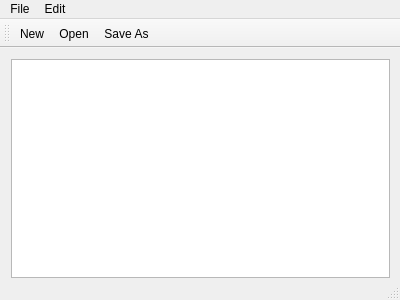
<?xml version="1.0" encoding="UTF-8"?>
<ui version="4.0">
 <class>MainWindow</class>
 <widget class="QMainWindow" name="MainWindow">
  <property name="geometry">
   <rect>
    <x>0</x>
    <y>0</y>
    <width>400</width>
    <height>300</height>
   </rect>
  </property>
  <property name="windowTitle">
   <string>MainWindow</string>
  </property>
  <widget class="QWidget" name="centralWidget">
   <widget class="QWidget" name="verticalLayoutWidget">
    <property name="geometry">
     <rect>
      <x>0</x>
      <y>0</y>
      <width>401</width>
      <height>241</height>
     </rect>
    </property>
    <layout class="QVBoxLayout" name="verticalLayout">
     <item>
      <widget class="QTextEdit" name="textEdit"/>
     </item>
    </layout>
   </widget>
  </widget>
  <widget class="QMenuBar" name="menuBar">
   <property name="geometry">
    <rect>
     <x>0</x>
     <y>0</y>
     <width>400</width>
     <height>24</height>
    </rect>
   </property>
   <widget class="QMenu" name="menuFile">
    <property name="title">
     <string>File</string>
    </property>
    <addaction name="actionNew"/>
    <addaction name="actionOpen"/>
    <addaction name="actionSave_As"/>
    <addaction name="actionPrint"/>
    <addaction name="actionExit"/>
   </widget>
   <widget class="QMenu" name="menuEdit">
    <property name="title">
     <string>Edit</string>
    </property>
    <addaction name="actionCopy"/>
    <addaction name="actionPaste"/>
    <addaction name="actionCut"/>
    <addaction name="actionUndo"/>
    <addaction name="actionRedo"/>
   </widget>
   <addaction name="menuFile"/>
   <addaction name="menuEdit"/>
  </widget>
  <widget class="QToolBar" name="mainToolBar">
   <attribute name="toolBarArea">
    <enum>TopToolBarArea</enum>
   </attribute>
   <attribute name="toolBarBreak">
    <bool>false</bool>
   </attribute>
   <addaction name="actionNew"/>
   <addaction name="actionOpen"/>
   <addaction name="actionSave_As"/>
  </widget>
  <widget class="QStatusBar" name="statusBar"/>
  <action name="actionNew">
   <property name="icon">
    <iconset resource="resources.qrc">
     <normaloff>:/imgs/New.bmp</normaloff>:/imgs/New.bmp</iconset>
   </property>
   <property name="text">
    <string>New</string>
   </property>
  </action>
  <action name="actionOpen">
   <property name="icon">
    <iconset resource="resources.qrc">
     <normaloff>:/imgs/Open.bmp</normaloff>:/imgs/Open.bmp</iconset>
   </property>
   <property name="text">
    <string>Open</string>
   </property>
  </action>
  <action name="actionSave_As">
   <property name="icon">
    <iconset resource="resources.qrc">
     <normaloff>:/imgs/Save.bmp</normaloff>:/imgs/Save.bmp</iconset>
   </property>
   <property name="text">
    <string>Save As</string>
   </property>
  </action>
  <action name="actionPrint">
   <property name="text">
    <string>Print</string>
   </property>
  </action>
  <action name="actionExit">
   <property name="text">
    <string>Exit</string>
   </property>
  </action>
  <action name="actionCopy">
   <property name="text">
    <string>Copy</string>
   </property>
  </action>
  <action name="actionPaste">
   <property name="text">
    <string>Paste</string>
   </property>
  </action>
  <action name="actionCut">
   <property name="text">
    <string>Cut</string>
   </property>
  </action>
  <action name="actionUndo">
   <property name="text">
    <string>Undo</string>
   </property>
  </action>
  <action name="actionRedo">
   <property name="text">
    <string>Redo</string>
   </property>
  </action>
 </widget>
 <layoutdefault spacing="6" margin="11"/>
 <resources>
  <include location="resources.qrc"/>
 </resources>
 <connections/>
</ui>
